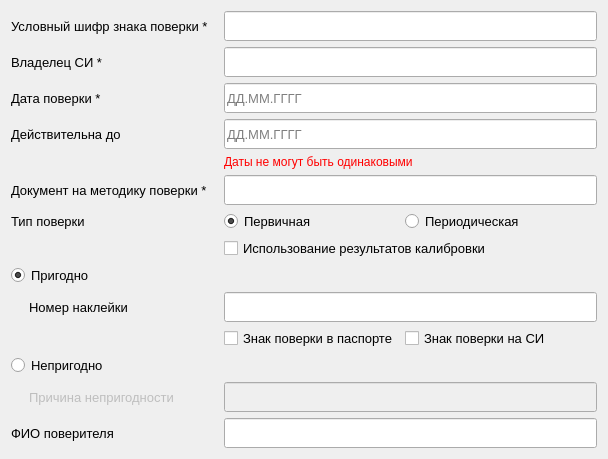
      <widget class="QWidget" name="tab_2">
       <attribute name="title">
        <string>Сведения о поверке</string>
       </attribute>
       <layout class="QGridLayout" name="gridLayout">
        <item row="0" column="0">
         <layout class="QGridLayout" name="gridLayout_4">
          <item row="5" column="0">
           <widget class="QLabel" name="label_7">
            <property name="font">
             <font>
              <family>Segoe UI</family>
              <pointsize>10</pointsize>
             </font>
            </property>
            <property name="text">
             <string>Документ на методику поверки *</string>
            </property>
           </widget>
          </item>
          <item row="1" column="2" colspan="3">
           <widget class="QLineEdit" name="lineEdit_8">
            <property name="minimumSize">
             <size>
              <width>0</width>
              <height>30</height>
             </size>
            </property>
            <property name="font">
             <font>
              <family>Segoe UI</family>
              <pointsize>10</pointsize>
             </font>
            </property>
            <property name="focusPolicy">
             <enum>Qt::ClickFocus</enum>
            </property>
            <property name="maxLength">
             <number>512</number>
            </property>
            <property name="clearButtonEnabled">
             <bool>false</bool>
            </property>
           </widget>
          </item>
          <item row="0" column="1">
           <spacer name="horizontalSpacer_3">
            <property name="font">
             <font>
              <family>Segoe UI</family>
              <pointsize>10</pointsize>
             </font>
            </property>
            <property name="orientation">
             <enum>Qt::Horizontal</enum>
            </property>
            <property name="sizeType">
             <enum>QSizePolicy::Fixed</enum>
            </property>
            <property name="sizeHint" stdset="0">
             <size>
              <width>10</width>
              <height>0</height>
             </size>
            </property>
           </spacer>
          </item>
          <item row="10" column="0">
           <widget class="QLabel" name="label_9">
            <property name="font">
             <font>
              <family>Segoe UI</family>
              <pointsize>10</pointsize>
             </font>
            </property>
            <property name="text">
             <string>     Номер наклейки</string>
            </property>
           </widget>
          </item>
          <item row="0" column="0">
           <widget class="QLabel" name="label">
            <property name="font">
             <font>
              <family>Segoe UI</family>
              <pointsize>10</pointsize>
             </font>
            </property>
            <property name="text">
             <string>Условный шифр знака поверки *</string>
            </property>
           </widget>
          </item>
          <item row="15" column="2" colspan="3">
           <widget class="QLineEdit" name="lineEdit_13">
            <property name="enabled">
             <bool>false</bool>
            </property>
            <property name="minimumSize">
             <size>
              <width>0</width>
              <height>30</height>
             </size>
            </property>
            <property name="font">
             <font>
              <family>Segoe UI</family>
              <pointsize>10</pointsize>
             </font>
            </property>
            <property name="focusPolicy">
             <enum>Qt::ClickFocus</enum>
            </property>
            <property name="maxLength">
             <number>1024</number>
            </property>
            <property name="clearButtonEnabled">
             <bool>false</bool>
            </property>
           </widget>
          </item>
          <item row="6" column="4">
           <spacer name="horizontalSpacer">
            <property name="font">
             <font>
              <family>Segoe UI</family>
              <pointsize>10</pointsize>
             </font>
            </property>
            <property name="orientation">
             <enum>Qt::Horizontal</enum>
            </property>
            <property name="sizeHint" stdset="0">
             <size>
              <width>40</width>
              <height>20</height>
             </size>
            </property>
           </spacer>
          </item>
          <item row="10" column="2" colspan="3">
           <widget class="QLineEdit" name="lineEdit_12">
            <property name="minimumSize">
             <size>
              <width>0</width>
              <height>30</height>
             </size>
            </property>
            <property name="font">
             <font>
              <family>Segoe UI</family>
              <pointsize>10</pointsize>
             </font>
            </property>
            <property name="focusPolicy">
             <enum>Qt::ClickFocus</enum>
            </property>
            <property name="maxLength">
             <number>128</number>
            </property>
            <property name="clearButtonEnabled">
             <bool>false</bool>
            </property>
           </widget>
          </item>
          <item row="16" column="2" colspan="3">
           <widget class="QLineEdit" name="lineEdit_14">
            <property name="minimumSize">
             <size>
              <width>0</width>
              <height>30</height>
             </size>
            </property>
            <property name="font">
             <font>
              <family>Segoe UI</family>
              <pointsize>10</pointsize>
             </font>
            </property>
            <property name="focusPolicy">
             <enum>Qt::ClickFocus</enum>
            </property>
            <property name="maxLength">
             <number>128</number>
            </property>
            <property name="clearButtonEnabled">
             <bool>false</bool>
            </property>
           </widget>
          </item>
          <item row="11" column="3">
           <widget class="QCheckBox" name="checkBox_3">
            <property name="font">
             <font>
              <family>Segoe UI</family>
              <pointsize>10</pointsize>
             </font>
            </property>
            <property name="text">
             <string>Знак поверки на СИ</string>
            </property>
           </widget>
          </item>
          <item row="9" column="0">
           <widget class="QRadioButton" name="radioButton_8">
            <property name="font">
             <font>
              <family>Segoe UI</family>
              <pointsize>10</pointsize>
             </font>
            </property>
            <property name="focusPolicy">
             <enum>Qt::ClickFocus</enum>
            </property>
            <property name="text">
             <string>Пригодно</string>
            </property>
            <property name="checked">
             <bool>true</bool>
            </property>
            <attribute name="buttonGroup">
             <string notr="true">buttonGroup_4</string>
            </attribute>
           </widget>
          </item>
          <item row="11" column="2">
           <widget class="QCheckBox" name="checkBox_2">
            <property name="font">
             <font>
              <family>Segoe UI</family>
              <pointsize>10</pointsize>
             </font>
            </property>
            <property name="text">
             <string>Знак поверки в паспорте</string>
            </property>
           </widget>
          </item>
          <item row="15" column="0">
           <widget class="QLabel" name="label_10">
            <property name="enabled">
             <bool>false</bool>
            </property>
            <property name="font">
             <font>
              <family>Segoe UI</family>
              <pointsize>10</pointsize>
             </font>
            </property>
            <property name="text">
             <string>     Причина непригодности</string>
            </property>
           </widget>
          </item>
          <item row="2" column="2" colspan="3">
           <widget class="QLineEdit" name="lineEdit_9">
            <property name="minimumSize">
             <size>
              <width>0</width>
              <height>30</height>
             </size>
            </property>
            <property name="font">
             <font>
              <family>Segoe UI</family>
              <pointsize>10</pointsize>
             </font>
            </property>
            <property name="mouseTracking">
             <bool>false</bool>
            </property>
            <property name="focusPolicy">
             <enum>Qt::ClickFocus</enum>
            </property>
            <property name="contextMenuPolicy">
             <enum>Qt::DefaultContextMenu</enum>
            </property>
            <property name="acceptDrops">
             <bool>false</bool>
            </property>
            <property name="maxLength">
             <number>10</number>
            </property>
            <property name="readOnly">
             <bool>false</bool>
            </property>
            <property name="placeholderText">
             <string>ДД.ММ.ГГГГ</string>
            </property>
            <property name="clearButtonEnabled">
             <bool>false</bool>
            </property>
           </widget>
          </item>
          <item row="5" column="2" colspan="3">
           <widget class="QLineEdit" name="lineEdit_11">
            <property name="minimumSize">
             <size>
              <width>0</width>
              <height>30</height>
             </size>
            </property>
            <property name="font">
             <font>
              <family>Segoe UI</family>
              <pointsize>10</pointsize>
             </font>
            </property>
            <property name="focusPolicy">
             <enum>Qt::ClickFocus</enum>
            </property>
            <property name="maxLength">
             <number>128</number>
            </property>
            <property name="clearButtonEnabled">
             <bool>false</bool>
            </property>
           </widget>
          </item>
          <item row="6" column="0">
           <widget class="QLabel" name="label_8">
            <property name="font">
             <font>
              <family>Segoe UI</family>
              <pointsize>10</pointsize>
             </font>
            </property>
            <property name="text">
             <string>Тип поверки</string>
            </property>
           </widget>
          </item>
          <item row="3" column="0">
           <widget class="QLabel" name="label_6">
            <property name="font">
             <font>
              <family>Segoe UI</family>
              <pointsize>10</pointsize>
             </font>
            </property>
            <property name="text">
             <string>Действительна до</string>
            </property>
           </widget>
          </item>
          <item row="6" column="2">
           <widget class="QRadioButton" name="radioButton_6">
            <property name="font">
             <font>
              <family>Segoe UI</family>
              <pointsize>10</pointsize>
             </font>
            </property>
            <property name="focusPolicy">
             <enum>Qt::ClickFocus</enum>
            </property>
            <property name="text">
             <string>Первичная</string>
            </property>
            <property name="checked">
             <bool>true</bool>
            </property>
            <attribute name="buttonGroup">
             <string notr="true">buttonGroup_3</string>
            </attribute>
           </widget>
          </item>
          <item row="1" column="0">
           <widget class="QLabel" name="label_4">
            <property name="font">
             <font>
              <family>Segoe UI</family>
              <pointsize>10</pointsize>
             </font>
            </property>
            <property name="text">
             <string>Владелец СИ *</string>
            </property>
           </widget>
          </item>
          <item row="4" column="2" colspan="3">
           <widget class="QLabel" name="label_43">
            <property name="styleSheet">
             <string notr="true">color: red;</string>
            </property>
            <property name="text">
             <string>Даты не могут быть одинаковыми</string>
            </property>
           </widget>
          </item>
          <item row="8" column="2" colspan="2">
           <widget class="QCheckBox" name="checkBox">
            <property name="font">
             <font>
              <family>Segoe UI</family>
              <pointsize>10</pointsize>
             </font>
            </property>
            <property name="text">
             <string>Использование результатов калибровки</string>
            </property>
           </widget>
          </item>
          <item row="2" column="0">
           <widget class="QLabel" name="label_5">
            <property name="font">
             <font>
              <family>Segoe UI</family>
              <pointsize>10</pointsize>
             </font>
            </property>
            <property name="text">
             <string>Дата поверки *</string>
            </property>
           </widget>
          </item>
          <item row="0" column="2" colspan="3">
           <widget class="QLineEdit" name="lineEdit_7">
            <property name="minimumSize">
             <size>
              <width>0</width>
              <height>30</height>
             </size>
            </property>
            <property name="font">
             <font>
              <family>Segoe UI</family>
              <pointsize>10</pointsize>
             </font>
            </property>
            <property name="focusPolicy">
             <enum>Qt::ClickFocus</enum>
            </property>
            <property name="maxLength">
             <number>32</number>
            </property>
            <property name="clearButtonEnabled">
             <bool>false</bool>
            </property>
           </widget>
          </item>
          <item row="6" column="3">
           <widget class="QRadioButton" name="radioButton_7">
            <property name="font">
             <font>
              <family>Segoe UI</family>
              <pointsize>10</pointsize>
             </font>
            </property>
            <property name="focusPolicy">
             <enum>Qt::ClickFocus</enum>
            </property>
            <property name="text">
             <string>Периодическая</string>
            </property>
            <attribute name="buttonGroup">
             <string notr="true">buttonGroup_3</string>
            </attribute>
           </widget>
          </item>
          <item row="3" column="2" colspan="3">
           <widget class="QLineEdit" name="lineEdit_10">
            <property name="minimumSize">
             <size>
              <width>0</width>
              <height>30</height>
             </size>
            </property>
            <property name="font">
             <font>
              <family>Segoe UI</family>
              <pointsize>10</pointsize>
             </font>
            </property>
            <property name="mouseTracking">
             <bool>false</bool>
            </property>
            <property name="focusPolicy">
             <enum>Qt::ClickFocus</enum>
            </property>
            <property name="contextMenuPolicy">
             <enum>Qt::DefaultContextMenu</enum>
            </property>
            <property name="acceptDrops">
             <bool>false</bool>
            </property>
            <property name="maxLength">
             <number>10</number>
            </property>
            <property name="readOnly">
             <bool>false</bool>
            </property>
            <property name="placeholderText">
             <string>ДД.ММ.ГГГГ</string>
            </property>
            <property name="clearButtonEnabled">
             <bool>false</bool>
            </property>
           </widget>
          </item>
          <item row="16" column="0">
           <widget class="QLabel" name="label_11">
            <property name="font">
             <font>
              <family>Segoe UI</family>
              <pointsize>10</pointsize>
             </font>
            </property>
            <property name="text">
             <string>ФИО поверителя</string>
            </property>
           </widget>
          </item>
          <item row="14" column="0">
           <widget class="QRadioButton" name="radioButton_9">
            <property name="enabled">
             <bool>true</bool>
            </property>
            <property name="font">
             <font>
              <family>Segoe UI</family>
              <pointsize>10</pointsize>
             </font>
            </property>
            <property name="focusPolicy">
             <enum>Qt::ClickFocus</enum>
            </property>
            <property name="text">
             <string>Непригодно</string>
            </property>
            <attribute name="buttonGroup">
             <string notr="true">buttonGroup_4</string>
            </attribute>
           </widget>
          </item>
         </layout>
        </item>
       </layout>
      </widget>
